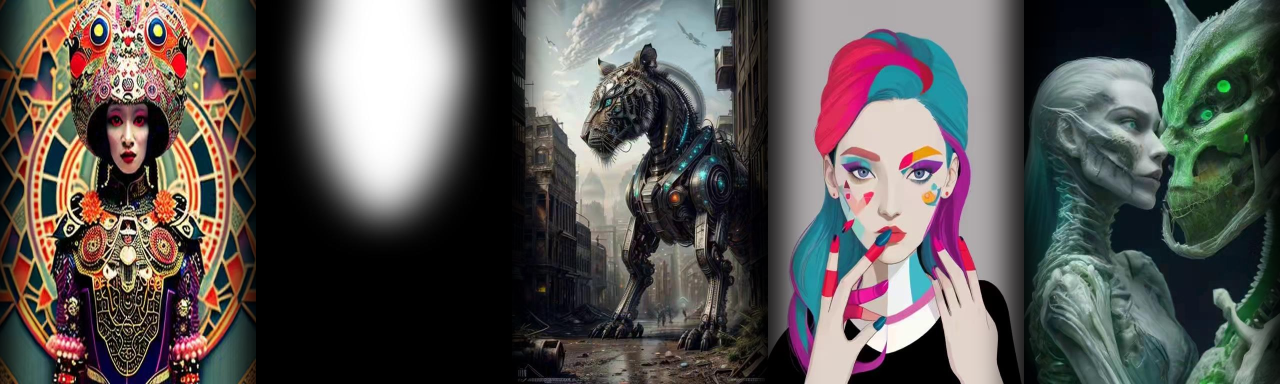
#> input picture seamless_image.png, 2560 x 768 px, given in place of face.jpg, which was not available (shown at 1/2 size)
$ python facedetect.py
#> lines starting #> are read from the running program, lines starting #| are printed output that depends on the picture; after the words box and inside, x2 and y2 are one past the last pixel; in counts of white or black regions, pixels touching at a corner belong together; pictures that were not available may be replaced by others from this repository, and a replacement may not be noted
import cv2
import numpy as np

def create_feathered_image(foreground_path, output_path):
    # Load the foreground image
#> called with foreground_path = 'static/archived-images/face.jpg'
    foreground = cv2.imread(foreground_path)
#> foreground is the input picture: shape (768, 2560, 3); mean B, G, R 84.2, 86.7, 90.2

    # Create an alpha channel with the same dimensions as the foreground image
    height, width = foreground.shape[:2]
#> height = 768; width = 2560
    alpha_channel = np.zeros((height, width), dtype=np.uint8)

    # Create a binary mask for the face (assumes the face is in the center of the image)
    center = (width // 2, height // 2)
#> center = (1280, 384)
    radius = min(center[0], center[1], width - center[0], height - center[1])
#> radius = 384
    cv2.circle(alpha_channel, center, radius, 255, -1)
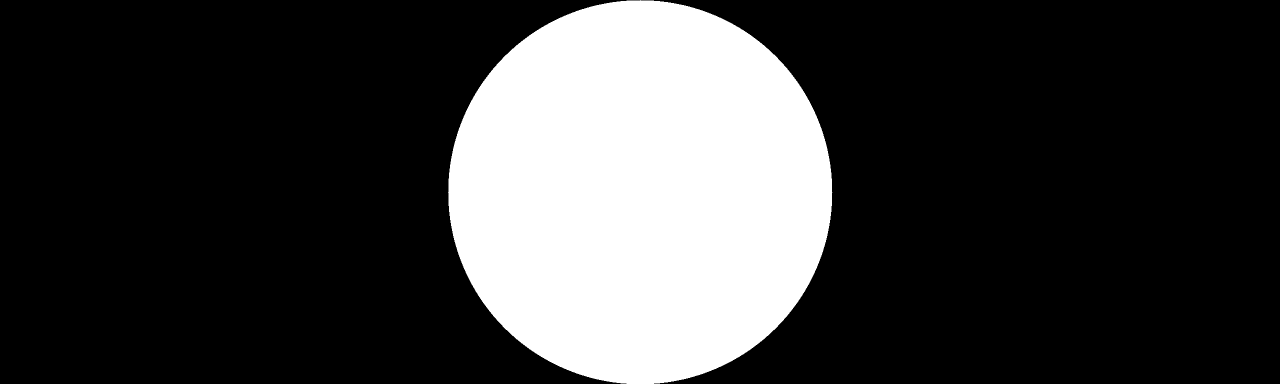
#> alpha_channel: shape (768, 2560) (shown at 1/2 size); 23.6% white; 1 white region, box (x1, y1, x2, y2) and area: (896, 0, 1665, 768) 463188

    # Feather the edges of the mask
    mask = cv2.GaussianBlur(alpha_channel, (101, 101), 0)  # Use a large kernel for feathering

    # Normalize mask to [0, 1]
    mask = mask / 255.0

    # Add the alpha channel to the foreground image
    foreground_rgba = np.dstack((foreground, (mask * 255).astype(np.uint8)))

    # Save the result as a PNG file with transparency
    cv2.imwrite(output_path, foreground_rgba)

    print(f"Feathered image saved to: {output_path}")
    return output_path

def overlay_feathered_on_background(foreground_path, background_path, output_path):
    # Load the feathered image and background image
#> called with background_path = 'static/archived-images/background.jpg'
    foreground = cv2.imread(foreground_path, cv2.IMREAD_UNCHANGED)  # Load with alpha channel
    background = cv2.imread(background_path)
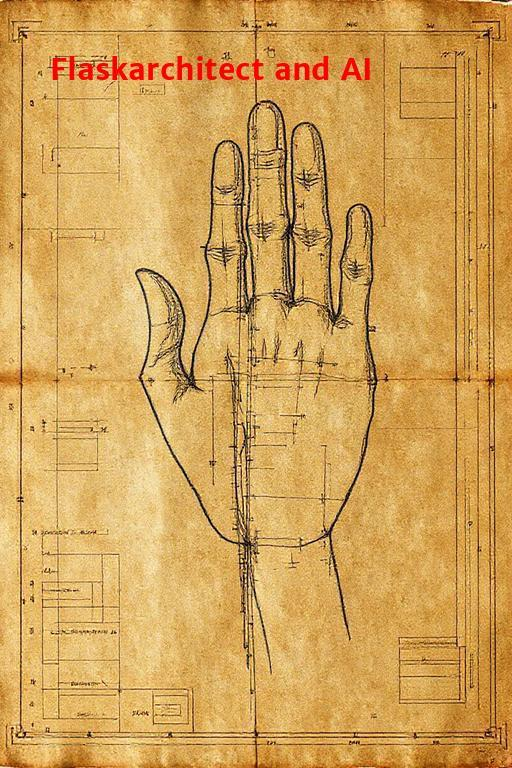
#> input picture background.jpg, 512 x 768 px, found by its file name
#> background is the input picture: shape (768, 512, 3); mean B, G, R 89.4, 163.4, 210

    # Resize and crop both images to 512x768
    foreground = resize_and_crop(foreground)
#> in resize_and_crop, `resized_image = cv2.resize(image, (new_width, new_height))`:
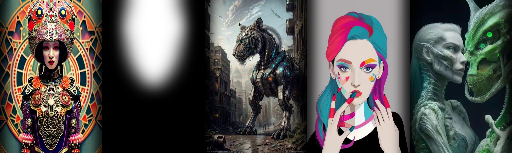
#> resized_image: shape (153, 512, 4); mean B, G, R, A 84.1, 86.6, 90.2, 60.1
    background = resize_and_crop(background)

    # Extract the alpha channel from the foreground image
    alpha_channel = foreground[:, :, 3] / 255.0
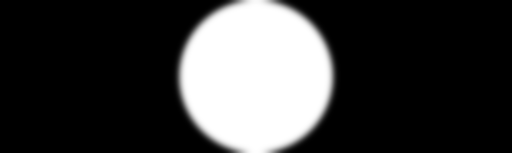
#> alpha_channel: shape (153, 512) float64; min 0, max 1, mean 0.236
    foreground_rgb = foreground[:, :, :3]

    # Ensure background has 4 channels
    background_rgba = cv2.cvtColor(background, cv2.COLOR_BGR2BGRA)
    background_alpha = background_rgba[:, :, 3] / 255.0
#> background_alpha: shape (768, 512) float64; every value is 1

    # Blend the images
    for i in range(3):  # For each color channel
        background_rgba[:, :, i] = (foreground_rgb[:, :, i] * alpha_channel + background_alpha * background_rgba[:, :, i] * (1 - alpha_channel)).astype(np.uint8)

    # Save the result
    cv2.imwrite(output_path, background_rgba)

    print(f"Composite image saved to: {output_path}")
    return output_path

def resize_and_crop(image, target_width=512, target_height=768):
    # Resize the image to fit the target dimensions while maintaining the aspect ratio
    height, width = image.shape[:2]
    aspect_ratio = width / height
    target_aspect_ratio = target_width / target_height

    if aspect_ratio > target_aspect_ratio:
        new_width = target_width
        new_height = int(new_width / aspect_ratio)
    else:
        new_height = target_height
        new_width = int(new_height * aspect_ratio)

    resized_image = cv2.resize(image, (new_width, new_height))

    # Crop the resized image to the target dimensions
    crop_x = (new_width - target_width) // 2
    crop_y = (new_height - target_height) // 2
    cropped_image = resized_image[crop_y:crop_y + target_height, crop_x:crop_x + target_width]

    return cropped_image

# Example usage
foreground_image_path = 'static/archived-images/face.jpg'
feathered_image_path = 'static/archived-images/feathered_face.png'
background_image_path = 'static/archived-images/background.jpg'
output_composite_path = 'static/archived-images/composite_image.png'

# Create a feathered PNG image from the face
create_feathered_image(foreground_image_path, feathered_image_path)

# Overlay the feathered image on the background
#> (the run stopped early here; a loop or call above may not have finished)
